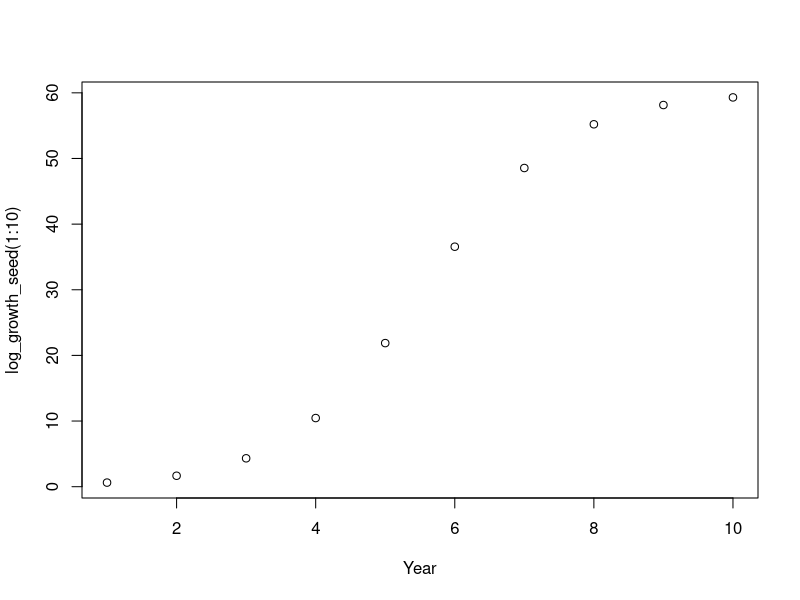

This chart was generated by the following R code: (Note: this script raises an error after producing the figure.)
# create data table for simulations
# using reference model paramter values
# from the model_params dataframe
library(dplyr)
################################
# Define Paramters
################################
# DataFrame with Model Parameters
model_params <- data.frame(
  rbind(
    methane = list(mean = 0.03, sd = 0.005, units = 'MTCO2e q/ha'), #for baseline
    nitrous_oxide = list(mean = 0.06, sd = 0.03), #for baseline
    biomass = list(mean = 0, sd = 0), #for baseline
    soil = list(mean = 0.169, sd = 0.01) #baseline
  )
)

################################
# Define Functions
################################

### seeding growth curve
log_growth_seed<- function(years, scale = 1, asymptote = 60){
  # https://www.r-bloggers.com/2019/02/anatomy-of-a-logistic-growth-curve/
  # https://www.tjmahr.com/anatomy-of-a-logistic-growth-curve/
  # test: plot(logistic_growth(0:10))
  asymptote = asymptote # max size of meadow
  scale=scale
  midpoint=length(years)/1.8 #midpoint at 5.55 years
  seagrass_area_ha <-asymptote / (1 + exp((midpoint - years)*scale))
  return(seagrass_area_ha)
}
plot(log_growth_seed(1:10), xlab = "Year") #take a look at the shape of the curve

### transplant growth curve
log_growth_transplant<- function(years, scale = 1, asymptote = 60, midpoint = NULL){
  # https://www.r-bloggers.com/2019/02/anatomy-of-a-logistic-growth-curve/
  # https://www.tjmahr.com/anatomy-of-a-logistic-growth-curve/
  # test: plot(logistic_growth(0:10))
  asymptote = asymptote # max size of meadow
  scale=scale
  if (is.null(midpoint)){
    midpoint=length(years)/2.3 #midpoint at 4.3 yrs
  }
  seagrass_area_ha <-asymptote / (1 + exp((midpoint - years)*scale))
  return(seagrass_area_ha)
}
plot(log_growth_trans(1:10), xlab = "Year") #take a look at the shape of the curve


### methane as a function of area
#asympt at 0.2 so... 0.2/60 = 0.0033

methane_rest <- function(){}



create_seagrass_exp <- function(model_params){
  treatments <- c("Seed", "Transplant")
  restoration_status <- c("Baseline", "Restoration")
  year <- seq(from = 0, to = 10)
  plot_growth = cbind(year, project_size_ha = log_growth_transplant(year))
  # create full-factorial combination of the above descriptive variables
  df <- expand.grid(
    treatments=treatments,
    restoration_status=restoration_status,
    year=year)
  # create project size field
  df <- df %>% left_join(plot_growth, by=c('year'), copy=TRUE)
  # draw parameter values from the corresponding distribution
  df$methane <- rnorm(
    n = nrow(df),
    mean = as.numeric(model_params['methane','mean']),
    sd = as.numeric(model_params['methane','sd'])
    ) #produces a list of selected values (nrows long) from the provided distribution 
  df$nitrous_oxide <- rnorm(
    n = nrow(df),
    mean = as.numeric(model_params['nitrous_oxide','mean']),
    sd = as.numeric(model_params['nitrous_oxide','sd'])
  )
  # Modify some parameters based on descriptive variables
  # x <- df[which(df$restoration_status == 'Restoration'),]
  return(df)
}

################################
# Run Routines
################################
# Run functions:
df <- create_seagrass_exp(model_params)
